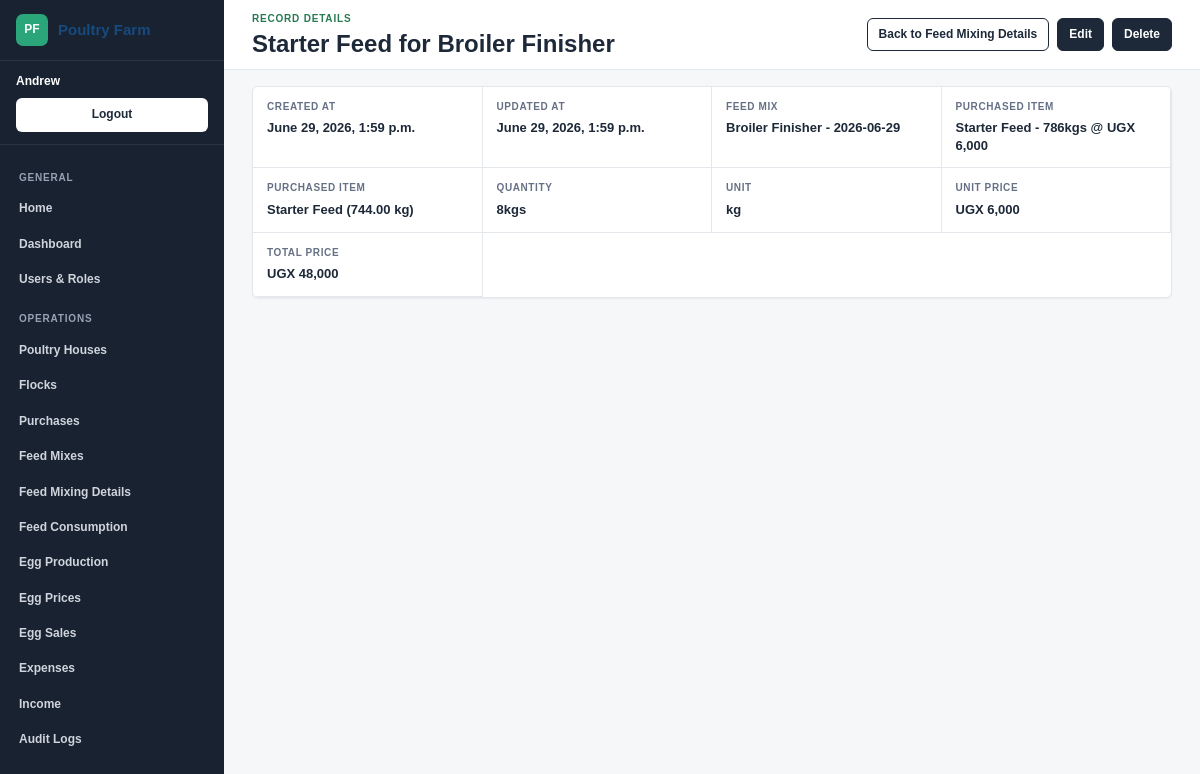
Screenshot of /records/feed-mix-details/13/ (signed in) with the database file from the repository.
### PoutryManagementSysyem/models.py (models this page shows, shortened)
class TimeStampedModel(models.Model):
    created_at = models.DateTimeField(auto_now_add=True)
    updated_at = models.DateTimeField(auto_now=True)
    class Meta:
        abstract = True

class FeedMixDetail(TimeStampedModel):
    feed_mix = models.ForeignKey(FeedMix, on_delete=models.CASCADE, related_name='details')
    purchase = models.ForeignKey(
        Purchase,
        on_delete=models.PROTECT,
        related_name='feed_mix_details',
        null=True,
        blank=True,
    )
    inventory_item = models.ForeignKey(InventoryItem, on_delete=models.PROTECT, related_name='feed_mix_details')
    quantity = models.DecimalField(max_digits=12, decimal_places=2)
    unit = models.CharField(max_length=30, default='kg')
    unit_price = models.DecimalField(max_digits=12, decimal_places=2)
    total_price = models.DecimalField(max_digits=12, decimal_places=2, editable=False, default=0)
    class Meta:
        ordering = ['inventory_item__item_name']
    def __str__(self):
        return f'{self.inventory_item.item_name} for {self.feed_mix.mix_name}'

class InventoryItem(TimeStampedModel):
    item_name = models.CharField(max_length=120, unique=True)
    category = models.CharField(max_length=80)
    unit = models.CharField(max_length=30, default='kg')
    current_stock = models.DecimalField(max_digits=12, decimal_places=2, default=0)
    reorder_level = models.DecimalField(max_digits=12, decimal_places=2, default=0)
    class Meta:
        ordering = ['item_name']
    def __str__(self):
        return f'{self.item_name} ({self.current_stock} {self.unit})'

class FeedMix(TimeStampedModel):
    detail_properties = ['total_quantity', 'total_unit_price', 'total_cost', 'stock']
    LAYER_FORMULA = 'Layer Formula'
    GROWER_FORMULA = 'Grower Formula'
    PROTEIN_MIX = 'Protein Mix'
    EMPTY_FORMULA = 'Empty Formula'
    CHICK_STARTER = 'Chick Starter'
    BROILER_STARTER = 'Broiler Starter'
    BROILER_GROWER = 'Broiler Grower'
    BROILER_FINISHER = 'Broiler Finisher'
    LAYER_MASH = 'Layer Mash'
    GROWER_MASH = 'Grower Mash'
    DEVELOPER_MASH = 'Developer Mash'
    BREEDER_MASH = 'Breeder Mash'
    ENERGY_MIX = 'Energy Mix'
    UNLINKED_FORMULA = 'Unlinked Formula'
    CUSTOM_MIX = 'Custom Mix'
    MIX_NAME_CHOICES = [
        (LAYER_FORMULA, 'Layer Formula'),
        (GROWER_FORMULA, 'Grower Formula'),
        (PROTEIN_MIX, 'Protein Mix'),
        (CHICK_STARTER, 'Chick Starter'),
        (BROILER_STARTER, 'Broiler Starter'),
        (BROILER_GROWER, 'Broiler Grower'),
        (BROILER_FINISHER, 'Broiler Finisher'),
        (LAYER_MASH, 'Layer Mash'),
        (GROWER_MASH, 'Grower Mash'),
        (DEVELOPER_MASH, 'Developer Mash'),
        (BREEDER_MASH, 'Breeder Mash'),
        (ENERGY_MIX, 'Energy Mix'),
        (EMPTY_FORMULA, 'Empty Formula'),
        (UNLINKED_FORMULA, 'Unlinked Formula'),
        (CUSTOM_MIX, 'Custom Mix'),
    ]
    MIX_INGREDIENTS = {
        LAYER_FORMULA: ['Maize Bran', 'Whole Maize', 'Maize Germ', 'Wheat Bran', 'Rice Bran', 'Soya', 'Soybean Meal', 'Cotton Cake', 'Sunflower Cake', 'Concentrate', 'Fish Meal', 'Blood Meal', 'Bone Meal', 'Meat And Bone Meal', 'Shell', 'Oyster Shell', 'Limestone', 'DCP', 'Salt', 'Vitamin Premix', 'Mineral Premix', 'Lysine', 'Methionine', 'Toxin Binder'],
        GROWER_FORMULA: ['Maize Bran', 'Whole Maize', 'Maize Germ', 'Wheat Bran', 'Wheat Pollard', 'Soya', 'Soybean Meal', 'Cotton Cake', 'Groundnut Cake', 'Concentrate', 'Fish Meal', 'Bone Meal', 'Salt', 'Vitamin Premix', 'Mineral Premix', 'Lysine', 'Methionine'],
        PROTEIN_MIX: ['Soya', 'Soybean Meal', 'Cotton Cake', 'Groundnut Cake', 'Sunflower Cake', 'Sesame Cake', 'Palm Kernel Cake', 'Concentrate', 'Fish Meal', 'Blood Meal', 'Bone Meal', 'Meat And Bone Meal', 'Vitamin Premix', 'Amino Acid Premix', 'Lysine', 'Methionine'],
        CHICK_STARTER: ['Chick Starter', 'Chick Mash', 'Maize Bran', 'Whole Maize', 'Soya', 'Soybean Meal', 'Fish Meal', 'Blood Meal', 'Bone Meal', 'DCP', 'Vitamin Premix', 'Mineral Premix', 'Lysine', 'Methionine'],
        BROILER_STARTER: ['Broiler Starter', 'Broiler Pellets', 'Maize Bran', 'Whole Maize', 'Soya', 'Soybean Meal', 'Fish Meal', 'Blood Meal', 'Bone Meal', 'DCP', 'Vitamin Premix', 'Mineral Premix', 'Lysine', 'Methionine'],
        BROILER_GROWER: ['Broiler Grower', 'Broiler Pellets', 'Maize Bran', 'Whole Maize', 'Wheat Bran', 'Soya', 'Soybean Meal', 'Cotton Cake', 'Groundnut Cake', 'Concentrate', 'Bone Meal', 'DCP', 'Vitamin Premix', 'Lysine', 'Methionine'],
        BROILER_FINISHER: ['Broiler Finisher', 'Broiler Pellets', 'Maize Bran', 'Whole Maize', 'Wheat Bran', 'Soya', 'Soybean Meal', 'Cotton Cake', 'Groundnut Cake', 'Concentrate', 'Bone Meal', 'DCP', 'Vitamin Premix', 'Lysine', 'Methionine'],
        LAYER_MASH: ['Layer Mash', 'Layer Pellets', 'Maize Bran', 'Whole Maize', 'Maize Germ', 'Wheat Bran', 'Soya', 'Soybean Meal', 'Cotton Cake', 'Shell', 'Oyster Shell', 'Limestone', 'DCP', 'Salt', 'Vitamin Premix', 'Mineral Premix', 'Lysine', 'Methionine'],
        GROWER_MASH: ['Grower Mash', 'Grower Pellets', 'Maize Bran', 'Whole Maize', 'Wheat Bran', 'Soya', 'Soybean Meal', 'Cotton Cake', 'Concentrate', 'Salt', 'Vitamin Premix', 'Mineral Premix'],
        DEVELOPER_MASH: ['Maize Bran', 'Whole Maize', 'Wheat Bran', 'Wheat Pollard', 'Soya', 'Soybean Meal', 'Cotton Cake', 'Concentrate', 'Bone Meal', 'DCP', 'Salt', 'Vitamin Premix', 'Mineral Premix'],
        BREEDER_MASH: ['Maize Bran', 'Whole Maize', 'Soya', 'Soybean Meal', 'Cotton Cake', 'Fish Meal', 'Bone Meal', 'Shell', 'Oyster Shell', 'Limestone', 'DCP', 'Vitamin Premix', 'Mineral Premix', 'Lysine', 'Methionine'],
        ENERGY_MIX: ['Maize Bran', 'Whole Maize', 'Maize Germ', 'Wheat Bran', 'Wheat Pollard', 'Rice Bran', 'Broken Rice', 'Sorghum', 'Millet', 'Cassava Flour', 'Sunflower Cake', 'Concentrate', 'Molasses'],
        CUSTOM_MIX: [item_name for item_name, _ in Purchase.ITEM_NAME_CHOICES],
    }
    mix_name = models.CharField(max_length=120, choices=MIX_NAME_CHOICES)
    item_name = models.CharField(max_length=120, choices=Purchase.ITEM_NAME_CHOICES, default='Maize Bran')
    purchase = models.ForeignKey(
        Purchase,
        on_delete=models.PROTECT,
        related_name='feed_mixes',
        null=True,
        blank=True,
    )
    mixing_date = models.DateField(default=timezone.localdate)
    quantity = models.DecimalField(max_digits=12, decimal_places=2, default=0)
    unit_price = models.DecimalField(max_digits=12, decimal_places=2, default=0)
    total_amount = models.DecimalField(max_digits=12, decimal_places=2, editable=False, default=0)
    stock = models.DecimalField(max_digits=12, decimal_places=2, default=0)
    remarks = models.TextField(blank=True)
    class Meta:
        ordering = ['-mixing_date', 'mix_name']
    @property
    def total_quantity(self):
        detail_total = self.details.aggregate(total=Sum('quantity'))['total']
        return detail_total if detail_total is not None else self.quantity
    @property
    def total_cost(self):
        detail_total = self.details.aggregate(total=Sum('total_price'))['total']
        return detail_total if detail_total is not None else self.total_amount
    @property
    def total_unit_price(self):
        detail_total = self.details.aggregate(total=Sum('unit_price'))['total']
        return detail_total if detail_total is not None else self.unit_price
    def __str__(self):
        return f'{self.mix_name} - {self.mixing_date}'

### PoutryManagementSysyem/views.py (the view)
# urls.py: path('records/<slug:model_slug>/<int:pk>/', views.record_detail, name='record_detail'),
@login_required
def record_detail(request, model_slug, pk):
    config = get_crud_config(model_slug)
    if not config:
        return redirect('poultry:crud_index')
    require_model_permission(request, config['model'], 'view')
    obj = get_object_or_404(config['model'], pk=pk)
    return render(request, 'PoutryManagementSysyem/record_detail.html', {
        'config': config,
        'model_slug': model_slug,
        'object': obj,
        'rows': object_rows(obj),
        'can_change': not config.get('read_only') and has_model_permission(request.user, config['model'], 'change'),
        'can_delete': not config.get('read_only') and has_model_permission(request.user, config['model'], 'delete'),
    })

### PoutryManagementSysyem/views.py (called while the page is built, shortened)
def get_crud_config(slug):
    return CRUD_MODELS.get(slug)

def model_permission(model, action):
    return f'{model._meta.app_label}.{action}_{model._meta.model_name}'

def has_model_permission(user, model, action):
    return user.has_perm(model_permission(model, action))

def require_model_permission(request, model, action):
    if not has_model_permission(request.user, model, action):
        raise PermissionDenied

def format_label(value):
    labels = {
        'inventory_item': 'Purchased Item',
        'purchase': 'Purchased Item',
        'total_quantity': 'Quantity',
        'total_unit_price': 'Unit Price',
        'total_cost': 'Total Amount',
        'stock': 'Stock',
        'number_of_birds': 'Number Of Birds Purchased',
        'remarks_status': 'Remarks',
    }
    if value in labels:
        return labels[value]
    return value.replace('_', ' ').title()

def format_decimal(value):
    decimal_value = Decimal(value)
    if decimal_value == decimal_value.to_integral():
        return f'{decimal_value:,.0f}'
    return f'{decimal_value.normalize():,f}'

def display_unit(unit, quantity):
    units = {
        'kg': 'kg' if Decimal(quantity) == Decimal('1') else 'kgs',
        'pc': 'pc' if Decimal(quantity) == Decimal('1') else 'pcs',
        'litre': 'litre' if Decimal(quantity) == Decimal('1') else 'litres',
        'bottle': 'bottle' if Decimal(quantity) == Decimal('1') else 'bottles',
    }
    return units.get(unit, unit)

def format_currency(value):
    return f'UGX {Decimal(value):,.0f}'

def format_quantity_with_unit(quantity, unit):
    return f'{format_decimal(quantity)}{display_unit(unit, quantity)}'

def format_cell_value(obj, column):
    value = getattr(obj, column)
    if isinstance(obj, FeedMixDetail):
        if column == 'purchase':
            purchase = obj.purchase
            if purchase:
                return f'{purchase.item_name} - {format_quantity_with_unit(purchase.quantity, purchase.unit)} @ {format_currency(purchase.unit_price)}'
            return obj.inventory_item
        if column == 'quantity':
            return format_quantity_with_unit(value, obj.unit)
        if column in {'unit_price', 'total_price'}:
            return format_currency(value)
    if isinstance(obj, EggProduction):
        if column in {'sold_eggs', 'egg_balance', 'loose_egg_balance'}:
            return f'{format_decimal(value)} eggs'
        if column == 'tray_balance':
            return f'{format_decimal(value)} trays'
    return value

### PoutryManagementSysyem/templates/PoutryManagementSysyem/record_detail.html (shortened to what this page needs)
{% extends 'PoutryManagementSysyem/base_app.html' %}
{% block eyebrow %}Record details{% endblock %}
{% block page_title %}{{ object }}{% endblock %}
{% block page_actions %}
    <a href="{% url 'poultry:record_list' model_slug %}">Back to {{ config.title }}</a>
    {% if can_change %}
        <a href="{% url 'poultry:record_update' model_slug object.pk %}">Edit</a>
    {% endif %}
    {% if can_delete %}
        <a href="{% url 'poultry:record_delete' model_slug object.pk %}">Delete</a>
    {% endif %}
{% endblock %}
{% block content %}
    <section class="detail-panel detail-panel-{{ model_slug }}">
        {% for row in rows %}
            <article>
                <span>{{ row.label }}</span>
                <strong>{{ row.value|default:"-" }}</strong>
            </article>
        {% endfor %}
    </section>
{% endblock %}

### PoutryManagementSysyem/templates/PoutryManagementSysyem/base_app.html (shortened to what this page needs)
{% load static %}
<!doctype html>
<html lang="en">
<head>
    <link rel="stylesheet" href="{% static 'PoutryManagementSysyem/styles.css' %}">
</head>
<body class="admin-layout">
    <aside class="app-sidebar" aria-label="Application navigation">
        <a class="sidebar-brand" href="/">
            <span>PF</span>
            <strong>Poultry Farm</strong>
        </a>
        {% if user.is_authenticated %}
            <div class="sidebar-user">
                <span>{{ user.get_username }}</span>
                <form method="post" action="{% url 'logout' %}">
                    <button type="submit">Logout</button>
                </form>
            </div>
        {% endif %}
        <nav class="sidebar-nav">
            <span class="nav-section">General</span>
            <a href="/">Home</a>
            <a href="{% url 'poultry:dashboard' %}">Dashboard</a>
            {% if perms.auth.view_user or perms.auth.view_group %}
                <a href="{% url 'poultry:user_list' %}">Users & Roles</a>
            {% endif %}
            <span class="nav-section">Operations</span>
            {% if perms.PoutryManagementSysyem.view_poultryhouse %}
                <a href="{% url 'poultry:record_list' 'houses' %}">Poultry Houses</a>
            {% endif %}
            {% if perms.PoutryManagementSysyem.view_flock %}
                <a href="{% url 'poultry:record_list' 'flocks' %}">Flocks</a>
            {% endif %}
            {% if perms.PoutryManagementSysyem.view_purchase %}
                <a href="{% url 'poultry:record_list' 'purchases' %}">Purchases</a>
            {% endif %}
            {% if perms.PoutryManagementSysyem.view_feedmix %}
                <a href="{% url 'poultry:record_list' 'feed-mixes' %}">Feed Mixes</a>
            {% endif %}
            {% if perms.PoutryManagementSysyem.view_feedmixdetail %}
                <a href="{% url 'poultry:record_list' 'feed-mix-details' %}">Feed Mixing Details</a>
            {% endif %}
            {% if perms.PoutryManagementSysyem.view_feedconsumption %}
                <a href="{% url 'poultry:record_list' 'feed-consumption' %}">Feed Consumption</a>
            {% endif %}
            {% if perms.PoutryManagementSysyem.view_eggproduction %}
                <a href="{% url 'poultry:record_list' 'egg-production' %}">Egg Production</a>
            {% endif %}
            {% if perms.PoutryManagementSysyem.view_eggprice %}
                <a href="{% url 'poultry:record_list' 'egg-prices' %}">Egg Prices</a>
            {% endif %}
            {% if perms.PoutryManagementSysyem.view_eggsale %}
                <a href="{% url 'poultry:record_list' 'egg-sales' %}">Egg Sales</a>
            {% endif %}
            {% if perms.PoutryManagementSysyem.view_expense %}
                <a href="{% url 'poultry:record_list' 'expenses' %}">Expenses</a>
            {% endif %}
            {% if perms.PoutryManagementSysyem.view_income %}
                <a href="{% url 'poultry:record_list' 'income' %}">Income</a>
            {% endif %}
            {% if perms.PoutryManagementSysyem.view_auditlog %}
                <a href="{% url 'poultry:record_list' 'audit-logs' %}">Audit Logs</a>
            {% endif %}
        </nav>
    </aside>
    <div class="app-shell">
        <header class="app-topbar">
            <div>
                <div class="eyebrow">{% block eyebrow %}Farm management{% endblock %}</div>
                <h1>{% block page_title %}Poultry Management{% endblock %}</h1>
            </div>
            <nav class="actions">
                {% block page_actions %}{% endblock %}
            </nav>
        </header>
        <main class="app-main">
            {% block content %}{% endblock %}
        </main>
    </div>
</body>
</html>

### rows the page displays
FeedMixDetail: inventory_item+feed_mix "Starter Feed for Broiler Finisher", value "June 29, 2026, 1:59 p.m." "June 29, 2026, 1:59 p.m." "kg"
FeedMix: label "FEED MIX", value "Broiler Finisher - 2026-06-29"
InventoryItem: label "PURCHASED ITEM", value "Starter Feed (744.00 kg)"

### other values shown
{{ user.get_username }} "Andrew"
{{ config.title }} "Feed Mixing Details"
{{ row.label }} "CREATED AT" "UPDATED AT" "PURCHASED ITEM" "QUANTITY" "UNIT" "UNIT PRICE" "TOTAL PRICE"
{{ row.value|default:"-" }} "Starter Feed - 786kgs @ UGX 6,000" "8kgs" "UGX 6,000" "UGX 48,000"
